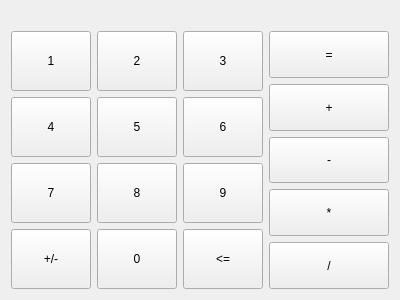
<?xml version="1.0" encoding="UTF-8"?>
<ui version="4.0">
 <class>Form</class>
 <widget class="QWidget" name="Form">
  <property name="geometry">
   <rect>
    <x>0</x>
    <y>0</y>
    <width>400</width>
    <height>300</height>
   </rect>
  </property>
  <property name="windowTitle">
   <string>Form</string>
  </property>
  <layout class="QGridLayout" name="gridLayout_2">
   <item row="0" column="0">
    <layout class="QGridLayout" name="gridLayout">
     <item row="1" column="0" colspan="2">
      <layout class="QHBoxLayout" name="horizontalLayout">
       <item>
        <layout class="QGridLayout" name="gridLayout_3">
         <item row="0" column="0">
          <widget class="QPushButton" name="pushButton">
           <property name="sizePolicy">
            <sizepolicy hsizetype="Minimum" vsizetype="Minimum">
             <horstretch>0</horstretch>
             <verstretch>0</verstretch>
            </sizepolicy>
           </property>
           <property name="text">
            <string>1</string>
           </property>
          </widget>
         </item>
         <item row="2" column="0">
          <widget class="QPushButton" name="pushButton_7">
           <property name="sizePolicy">
            <sizepolicy hsizetype="Minimum" vsizetype="Minimum">
             <horstretch>0</horstretch>
             <verstretch>0</verstretch>
            </sizepolicy>
           </property>
           <property name="text">
            <string>7</string>
           </property>
          </widget>
         </item>
         <item row="2" column="1">
          <widget class="QPushButton" name="pushButton_8">
           <property name="sizePolicy">
            <sizepolicy hsizetype="Minimum" vsizetype="Minimum">
             <horstretch>0</horstretch>
             <verstretch>0</verstretch>
            </sizepolicy>
           </property>
           <property name="text">
            <string>8</string>
           </property>
          </widget>
         </item>
         <item row="0" column="2">
          <widget class="QPushButton" name="pushButton_3">
           <property name="sizePolicy">
            <sizepolicy hsizetype="Minimum" vsizetype="Minimum">
             <horstretch>0</horstretch>
             <verstretch>0</verstretch>
            </sizepolicy>
           </property>
           <property name="text">
            <string>3</string>
           </property>
          </widget>
         </item>
         <item row="1" column="2">
          <widget class="QPushButton" name="pushButton_6">
           <property name="sizePolicy">
            <sizepolicy hsizetype="Minimum" vsizetype="Minimum">
             <horstretch>0</horstretch>
             <verstretch>0</verstretch>
            </sizepolicy>
           </property>
           <property name="text">
            <string>6</string>
           </property>
          </widget>
         </item>
         <item row="1" column="0">
          <widget class="QPushButton" name="pushButton_4">
           <property name="sizePolicy">
            <sizepolicy hsizetype="Minimum" vsizetype="Minimum">
             <horstretch>0</horstretch>
             <verstretch>0</verstretch>
            </sizepolicy>
           </property>
           <property name="text">
            <string>4</string>
           </property>
          </widget>
         </item>
         <item row="1" column="1">
          <widget class="QPushButton" name="pushButton_5">
           <property name="sizePolicy">
            <sizepolicy hsizetype="Minimum" vsizetype="Minimum">
             <horstretch>0</horstretch>
             <verstretch>0</verstretch>
            </sizepolicy>
           </property>
           <property name="text">
            <string>5</string>
           </property>
          </widget>
         </item>
         <item row="2" column="2">
          <widget class="QPushButton" name="pushButton_9">
           <property name="sizePolicy">
            <sizepolicy hsizetype="Minimum" vsizetype="Minimum">
             <horstretch>0</horstretch>
             <verstretch>0</verstretch>
            </sizepolicy>
           </property>
           <property name="text">
            <string>9</string>
           </property>
          </widget>
         </item>
         <item row="0" column="1">
          <widget class="QPushButton" name="pushButton_2">
           <property name="sizePolicy">
            <sizepolicy hsizetype="Minimum" vsizetype="Minimum">
             <horstretch>0</horstretch>
             <verstretch>0</verstretch>
            </sizepolicy>
           </property>
           <property name="text">
            <string>2</string>
           </property>
          </widget>
         </item>
         <item row="3" column="1">
          <widget class="QPushButton" name="pushButton_10">
           <property name="sizePolicy">
            <sizepolicy hsizetype="Minimum" vsizetype="Minimum">
             <horstretch>0</horstretch>
             <verstretch>0</verstretch>
            </sizepolicy>
           </property>
           <property name="text">
            <string>0</string>
           </property>
          </widget>
         </item>
         <item row="3" column="2">
          <widget class="QPushButton" name="pushButton_16">
           <property name="sizePolicy">
            <sizepolicy hsizetype="Minimum" vsizetype="Minimum">
             <horstretch>0</horstretch>
             <verstretch>0</verstretch>
            </sizepolicy>
           </property>
           <property name="text">
            <string>&lt;=</string>
           </property>
          </widget>
         </item>
         <item row="3" column="0">
          <widget class="QPushButton" name="pushButton_17">
           <property name="sizePolicy">
            <sizepolicy hsizetype="Minimum" vsizetype="Minimum">
             <horstretch>0</horstretch>
             <verstretch>0</verstretch>
            </sizepolicy>
           </property>
           <property name="text">
            <string>+/-</string>
           </property>
          </widget>
         </item>
        </layout>
       </item>
       <item>
        <layout class="QVBoxLayout" name="verticalLayout_2">
         <item>
          <widget class="QPushButton" name="pushButton_15">
           <property name="sizePolicy">
            <sizepolicy hsizetype="Minimum" vsizetype="Minimum">
             <horstretch>0</horstretch>
             <verstretch>0</verstretch>
            </sizepolicy>
           </property>
           <property name="text">
            <string>=</string>
           </property>
          </widget>
         </item>
         <item>
          <widget class="QPushButton" name="pushButton_12">
           <property name="sizePolicy">
            <sizepolicy hsizetype="Minimum" vsizetype="Minimum">
             <horstretch>0</horstretch>
             <verstretch>0</verstretch>
            </sizepolicy>
           </property>
           <property name="text">
            <string>+</string>
           </property>
          </widget>
         </item>
         <item>
          <widget class="QPushButton" name="pushButton_13">
           <property name="sizePolicy">
            <sizepolicy hsizetype="Minimum" vsizetype="Minimum">
             <horstretch>0</horstretch>
             <verstretch>0</verstretch>
            </sizepolicy>
           </property>
           <property name="text">
            <string>-</string>
           </property>
          </widget>
         </item>
         <item>
          <widget class="QPushButton" name="pushButton_14">
           <property name="sizePolicy">
            <sizepolicy hsizetype="Minimum" vsizetype="Minimum">
             <horstretch>0</horstretch>
             <verstretch>0</verstretch>
            </sizepolicy>
           </property>
           <property name="text">
            <string>*</string>
           </property>
          </widget>
         </item>
         <item>
          <widget class="QPushButton" name="pushButton_11">
           <property name="sizePolicy">
            <sizepolicy hsizetype="Minimum" vsizetype="Minimum">
             <horstretch>0</horstretch>
             <verstretch>0</verstretch>
            </sizepolicy>
           </property>
           <property name="text">
            <string>/</string>
           </property>
          </widget>
         </item>
        </layout>
       </item>
      </layout>
     </item>
     <item row="0" column="0" colspan="2">
      <widget class="QLabel" name="label">
       <property name="sizePolicy">
        <sizepolicy hsizetype="Preferred" vsizetype="Maximum">
         <horstretch>0</horstretch>
         <verstretch>0</verstretch>
        </sizepolicy>
       </property>
       <property name="text">
        <string/>
       </property>
      </widget>
     </item>
    </layout>
   </item>
  </layout>
 </widget>
 <resources/>
 <connections/>
</ui>
